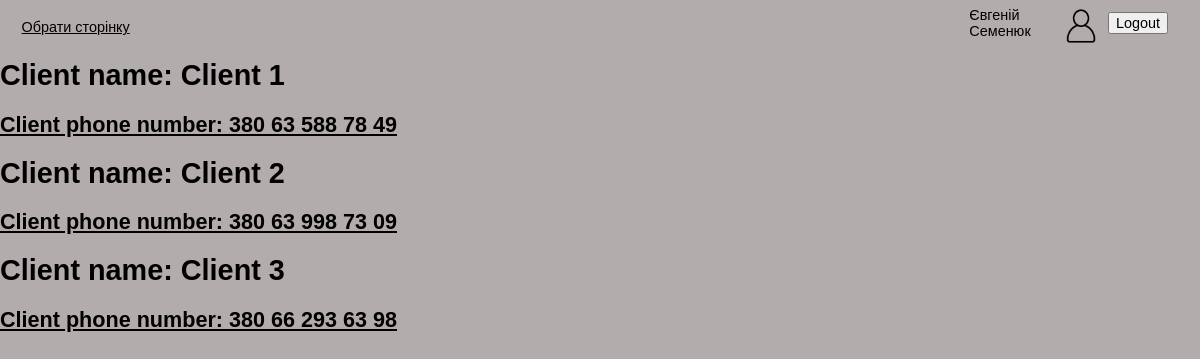
/clients-info/ (signed in), run on an earlier commit of the app's database.
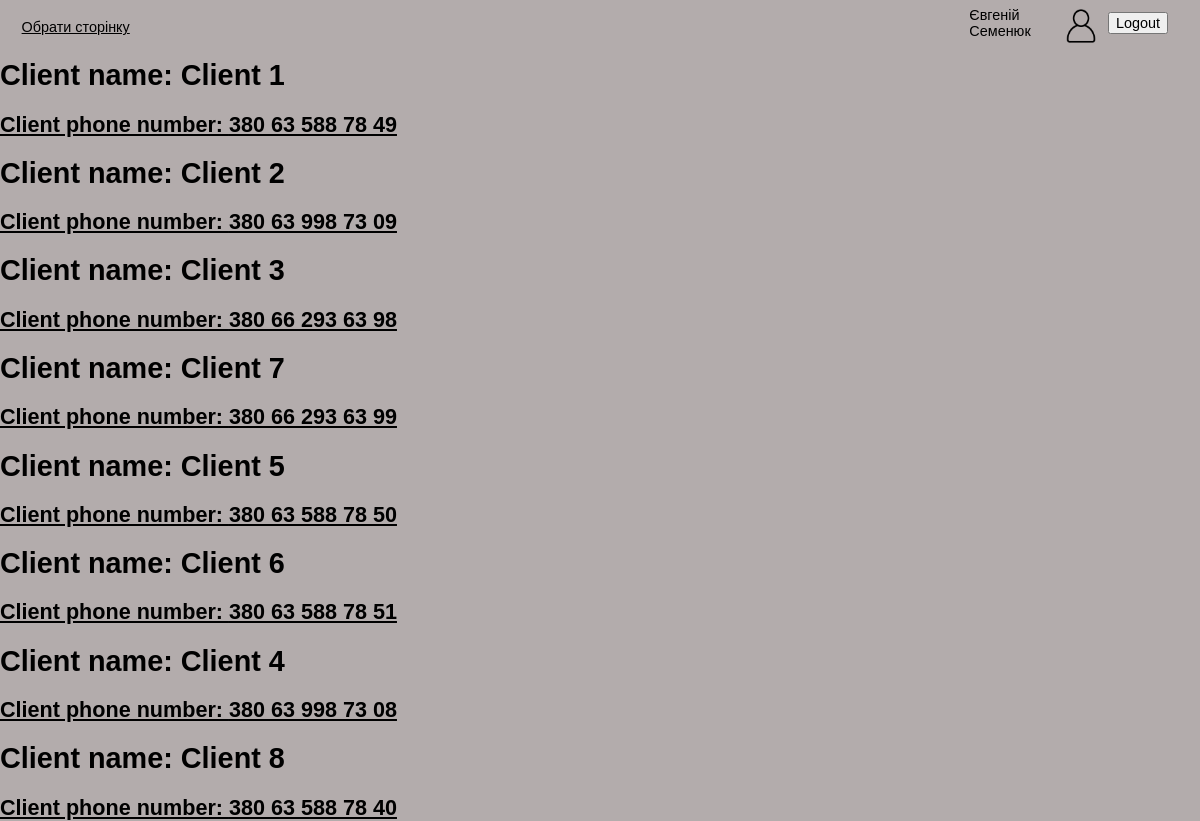
And on a later commit of the database.
### delivery_app/models.py (models this page shows, shortened)
class Client(models.Model):
    name = models.CharField(max_length=100, unique=True)
    phone_number = models.CharField(max_length=20, unique=True)
    created_at = models.DateField(auto_now_add=True)
    class Meta:
        ordering = ['orders__created_at']

### delivery_app/views.py (the view)
# urls.py: path('clients-info/', views.ClientsInfoView.as_view(), name='clients-info'),
class ClientsInfoView(LoginRequiredMixin, ListView):
    model = models.Client
    context_object_name = 'clients'
    template_name = 'delivery_app/clients_info.html'

### templates/delivery_app/clients_info.html
{% extends 'base.html' %}
{% block content %}
    {% for client in clients %}
        <h1>Client name: {{ client.name }}</h1>
        <h2>Client phone number: {{ client.phone_number }}</h2>
    {% endfor %}
{% endblock %}

What changed in the data, as far as the page shows it:
added Client: name "Client 7", phone_number "380 66 293 63 99"
added Client: name "Client 5", phone_number "380 63 588 78 50"
added Client: name "Client 6", phone_number "380 63 588 78 51"
added Client: name "Client 4", phone_number "380 63 998 73 08"
added Client: name "Client 8", phone_number "380 63 588 78 40"
